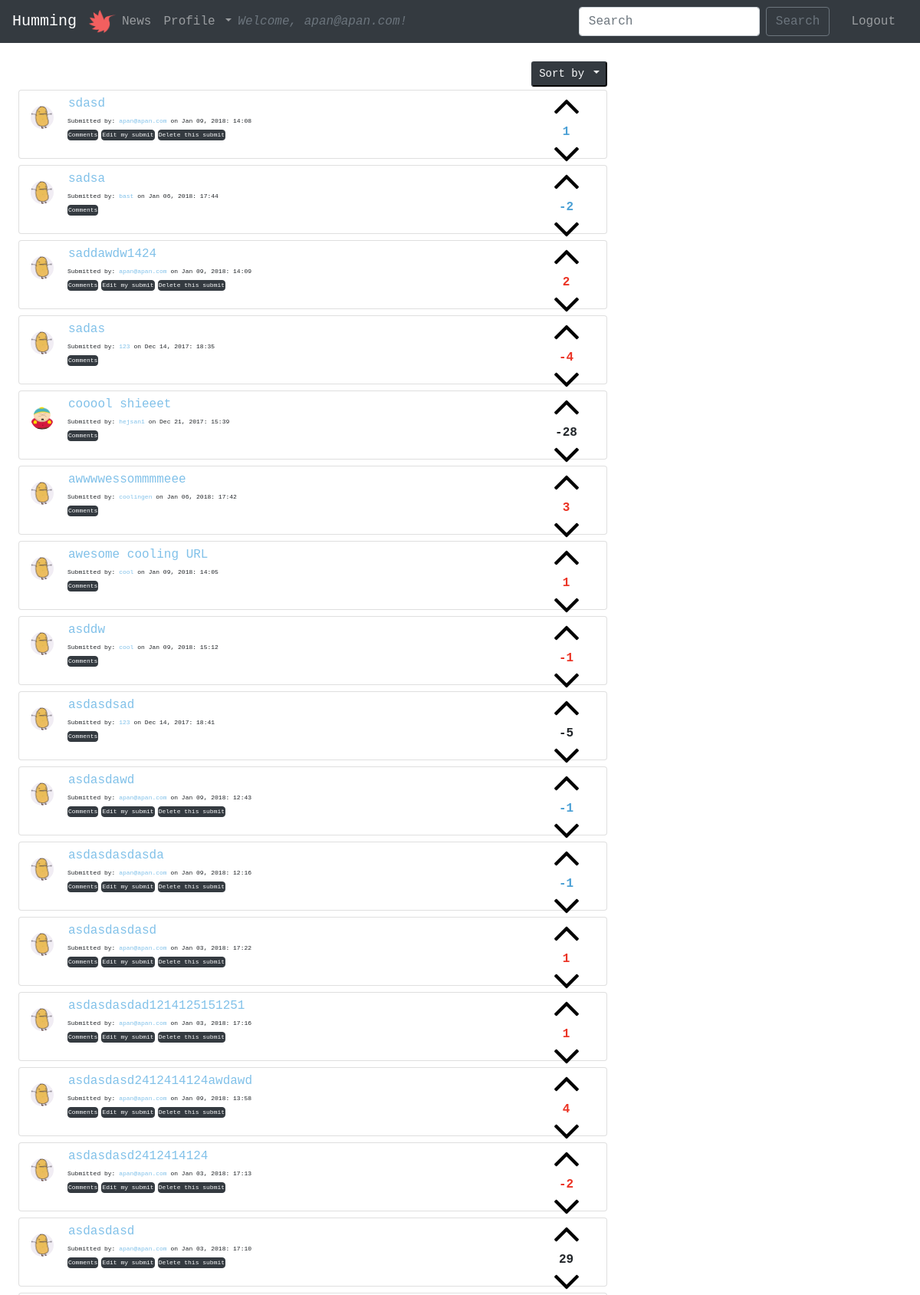
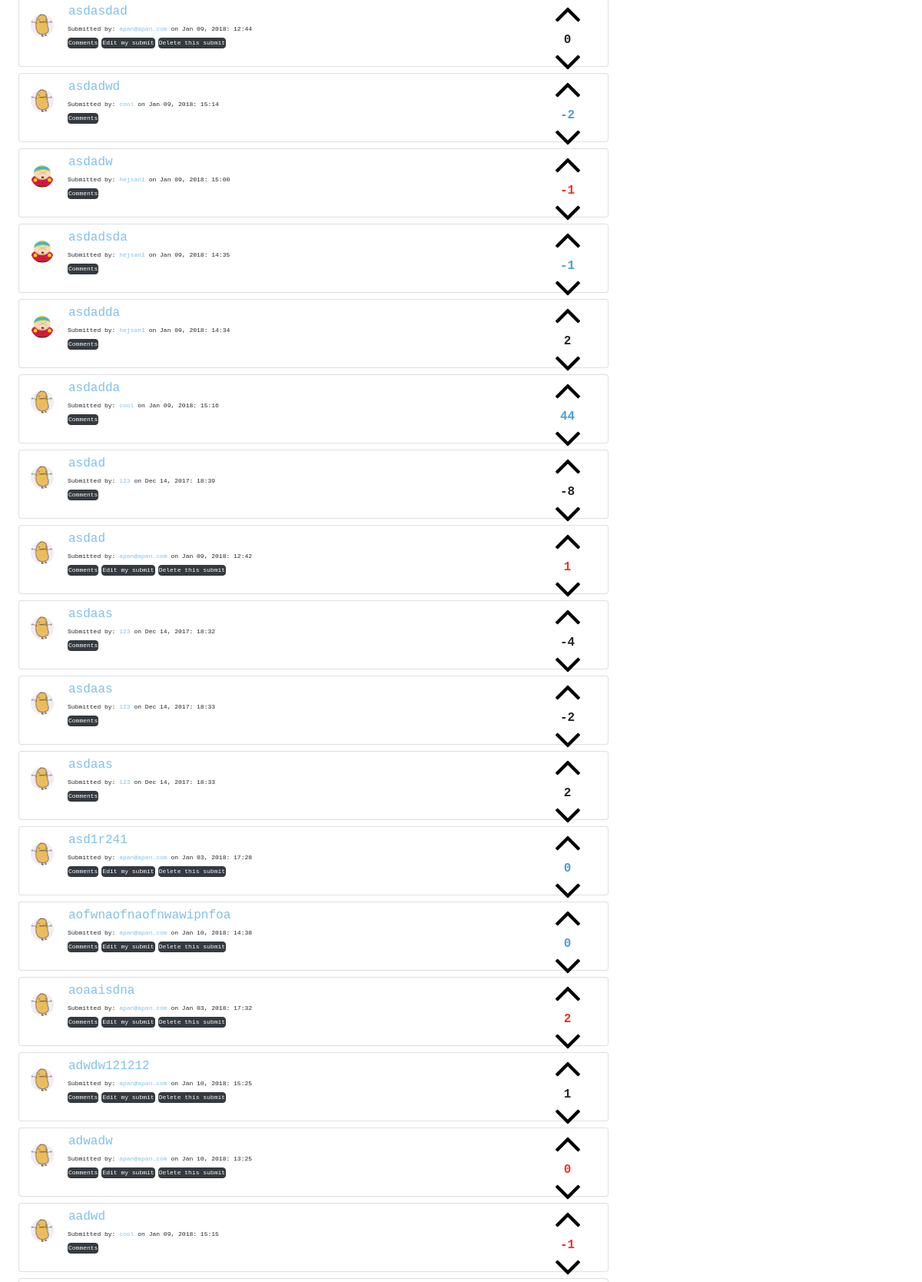
Page /php/sort/alphabetic.php (signed in, upper part) on the earlier database version (2 pictures, top to bottom).
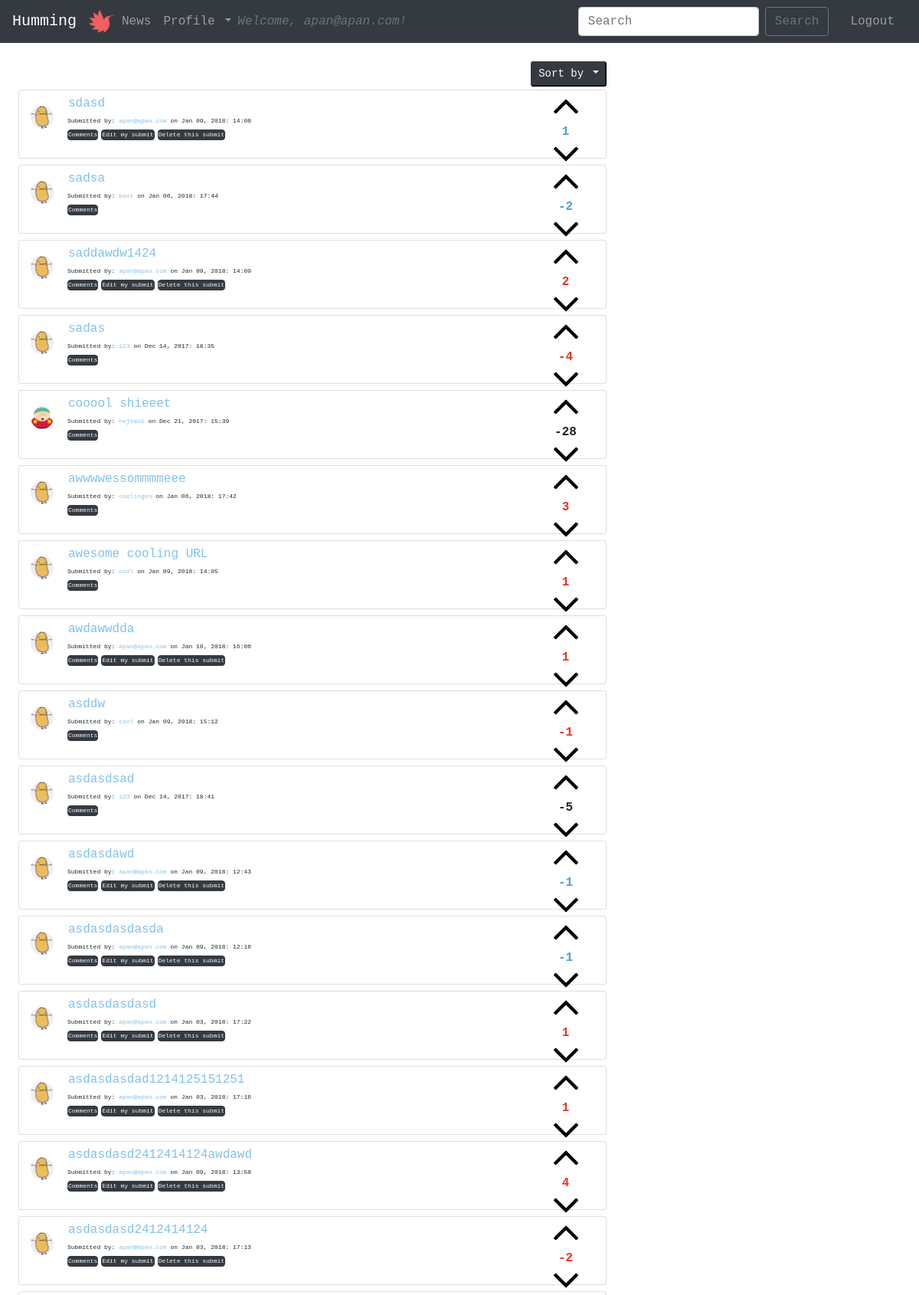
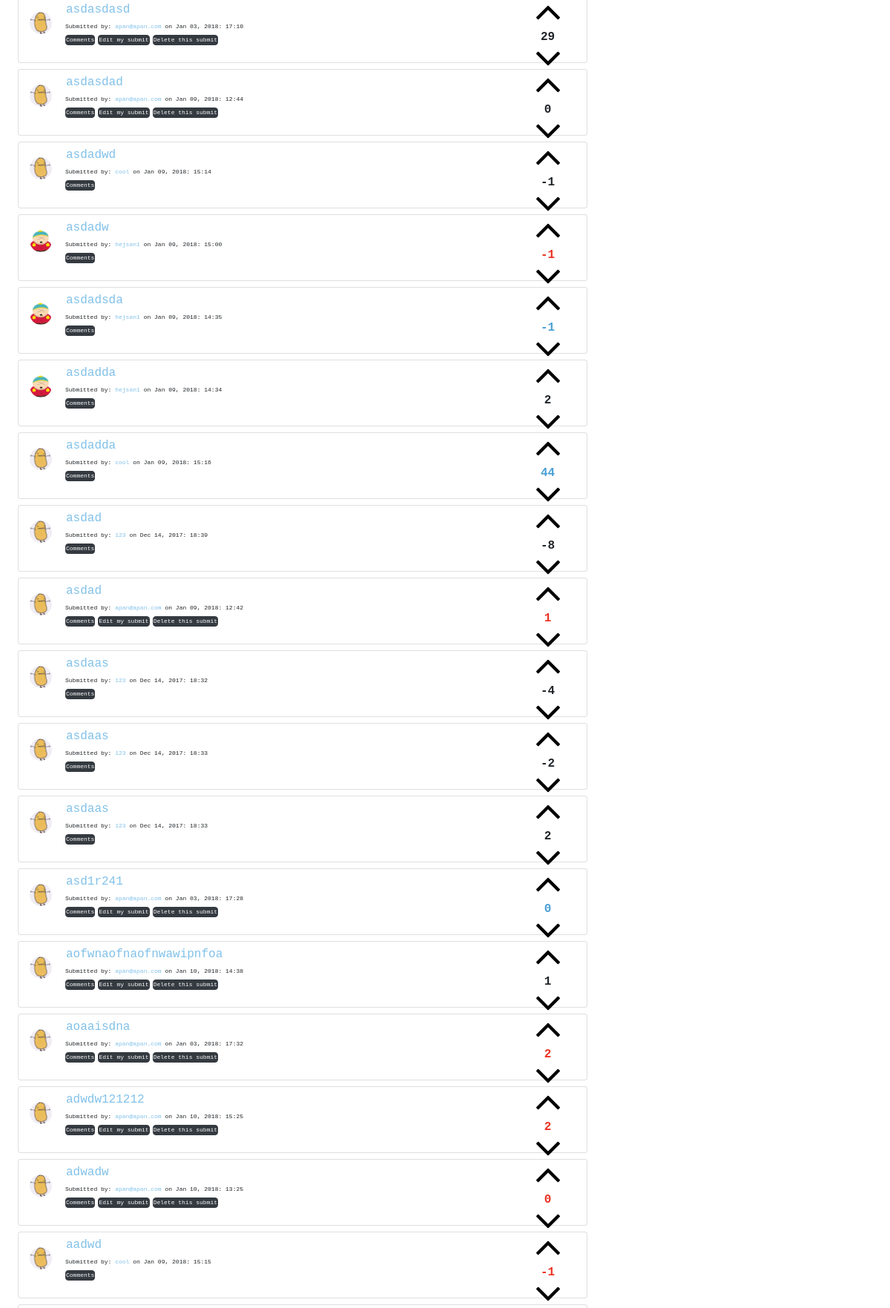
Same page on the later database version (2 pictures, top to bottom).
### tables this page shows
CREATE TABLE "users" (
	`userID`	INTEGER PRIMARY KEY AUTOINCREMENT,
	`username`	VARCHAR NOT NULL UNIQUE,
	`email`	VARCHAR NOT NULL UNIQUE,
	`password`	VARCHAR NOT NULL,
	`bio`	VARCHAR,
	`picture`	VARCHAR
);

CREATE TABLE "posts" (
	`title`	TEXT NOT NULL,
	`description`	TEXT NOT NULL,
	`url`	TEXT,
	`postID`	INTEGER NOT NULL PRIMARY KEY AUTOINCREMENT UNIQUE,
	`postdate`	INTEGER,
	`userID`	INTEGER,
	`voteDir`	INTEGER
);

### php/functions.php (called while the page is built, shortened)
<?php
function postsAlphabetic($pdo) {
  $alphabetic =  "SELECT * FROM posts
                  LEFT JOIN users
                  ON posts.userID=users.userID
                  ORDER BY title DESC";
  $statement = $pdo->prepare($alphabetic);
  $statement->execute();
  $resultAlphabetic = $statement->fetchAll(PDO::FETCH_ASSOC);
  return $resultAlphabetic;
}
function myProfile($pdo) {
  $id = (int)$_SESSION['users']['userID'];
  $getMyProfile = "SELECT * FROM users
                   WHERE userID= :userID";
  $statement = $pdo->prepare($getMyProfile);
  $statement->bindParam(':userID', $id, PDO::PARAM_INT);
  $statement->execute();
  $resultGetMyProfile = $statement->fetchALL(PDO::FETCH_ASSOC);
  return $resultGetMyProfile;
}
function voteSum($pdo, $postID) {
  $voteSum =  "SELECT sum(voteDir)
               AS score
               FROM votes
               WHERE postID= :postID";
  $statement = $pdo->prepare($voteSum);
  $statement->bindParam(':postID', $postID, PDO::PARAM_INT);
  $statement->execute();
  $resultvoteSum = $statement->fetch(PDO::FETCH_ASSOC);
  return $resultvoteSum;
}
function voteDir($pdo, $postID) {
  $userID = $_SESSION['users']['userID'];
  $voteDir =  "SELECT voteDir
               FROM votes
               WHERE postID= :postID
               AND userID= :userID";
  $statement = $pdo->prepare($voteDir);
  $statement->bindParam(':postID', $postID, PDO::PARAM_INT);
  $statement->bindParam(':userID', $userID, PDO::PARAM_INT);
  $statement->execute();
  $resultvoteDir = $statement->fetchAll(PDO::FETCH_ASSOC);
  return $resultvoteDir;
}

### php/sort/alphabetic.php (the view, shortened to what this page needs)
<?php require __DIR__.'/../../viewings/header.php'; ?>
<div class="m-4">
  <div class="col-sm-8 p-0">
    <div class="dropdown float-right mb-1 dropdownSize">
      <button class="btn-sm btn-dark text-light dropdown-toggle" type="button" id="dropdownMenu2" data-toggle="dropdown" aria-haspopup="true" aria-expanded="false">
        Sort by
      </button>
    </div>
  </div>
  <?php $alphabetics = postsAlphabetic($pdo) ?>
  <?php foreach($alphabetics as $alphabetic => $value):?>
    <div class="card col-sm-8 mt-2">
      <div class="card-body pl-0 pt-1 pb-1">
        <div class="float-right voteFlex">
          <button class="cursorPointer btn btn-link p-0 upvote mb-1" type="button" name="upvotes" data-dir="1" value="<?php echo $value['postID'] ?>">
            <img class="upvotes" src="/../../images/up-arrow.png" alt="">
          </button>
          <?php $voteSum = voteSum($pdo, $value['postID'])?>
          <?php if (isset($_SESSION['users'])) {
            $voteDirs = voteDir($pdo, $value['postID']);
          }?>
          <p class="voteSums m-0 text-center font-weight-bold
          <?php if (isset($_SESSION['users'])) {
            foreach($voteDirs as $voteDir) {
              if ($voteDir['voteDir'] == 1 ) {
                echo "upVoteRed";}
                if ($voteDir['voteDir'] == -1 ) {
                  echo "downVoteBlue";}
                }
              }?>" name="voteSums">
              <?php if ($voteSum['score'] == null): ?>
                <?php echo "0"?>
              <?php else: echo $voteSum['score'] ?>
              <?php endif; ?>
            </p>
          <button class="cursorPointer btn btn-link p-0 m-0 downvote" type="button" name="downvotes" data-dir="-1" value="<?php echo $value['postID'] ?>">
            <img class="downvotes" src="/../../images/down-arrow.png" alt="">
          </button>
        </div>
          <a href="../php/allProfiles.php?id=<?php echo $value['userID']?>">
          <img class="float-left profilePicSubs mt-3 mr-3 " src=" <?php if(isset($value['picture'])): ?>
          <?php echo "../../profileImages/".$value['picture']; ?>
          <?php else: echo "../../profileImages/potato.jpg"; ?>
          <?php endif; ?>" alt="">
          </a>
        <blockquote class="blockquote mb-0 ml-4 pl-4 ">
          <form action="/commentsform.php" method="GET">
            <button class="btn btn-link m-0 p-0 pb-1 " type="submit" name="id" value="<?php echo $value['postID'] ?>">
              <a class="anchor-color" href="/commentsform.php"><p class="m-0"><?php echo $value['title'];?></p></a>
            </button>
          </form>
          <p class="mb-0 smallfont">
            Submitted by: <a class="anchor-color" href="/php/allProfiles.php?id=<?php echo $value['userID']?>"><?php echo $value['username']?></a> on <?php echo $value['postdate'] ?>
          </p>
        </blockquote>
        <?php if (isset($_SESSION['users'])): ?>
        <div class="row p-0 m-0 ml-5">
          <form action="/commentsform.php" method="GET">
            <button class="btn btn-dark text-light m-0 p-0 mr-1" type="submit" name="id" value="<?php echo $value['postID'] ?>">
              <a href="/commentsform.php"><p class="m-0 text-light smallfont">Comments</p></a>
            </button>
          </form>
        <?php if ($value['userID'] === $_SESSION['users']['userID']): ?>
          <form action="/editsubmit.php" method="GET">
            <button class="btn btn-dark text-light m-0 p-0 mr-1" type="submit" name="id" value="<?php echo $value['postID'] ?>">
              <a href="/editsubmit.php" class="m-0 text-light smallfont"><p class="mb-0">Edit my submit</p></a>
            </button>
          </form>
          <form action="/php/deletePost.php" method="GET">
            <button class="btn btn-dark text-light m-0 p-0" type="submit" name="id" value="<?php echo $value['postID'] ?>">
              <a href="/php/deletePost.php?id=<?php echo $value['postID'] ?>" class="m-0 text-light smallfont"><p class="mb-0">Delete this submit</p></a>
            </button>
          </form>
      <?php endif; ?>
        </div>
      <?php endif; ?>
      </div>
    </div>
  <?php endforeach; ?>
  </div>
<?php require __DIR__.'/../../viewings/footer.php'; ?>

### viewings/header.php (shortened to what this page needs)
<?php
require __DIR__.'/../php/autoload.php';
?>
<!DOCTYPE html>
<html lang="en">
<head>
  <link rel="stylesheet" href="../../style/main.css">
  <link rel="stylesheet" href="https://maxcdn.bootstrapcdn.com/bootstrap/4.0.0-beta.2/css/bootstrap.min.css">
</head>
<body>
  <?php require __DIR__.'/navigation.php'; ?>

### viewings/navigation.php (shortened to what this page needs)
<nav class="navbar navbar-expand-lg navbar-dark bg-dark">
  <a class="navbar-brand" href="/index.php">Humming</a>
  <img src="../../images/hummingLogo.png" width="35" height="30" class="d-inline-block align-top" alt="">
<div class="collapse navbar-collapse" id="navbarSupportedContent">
  <ul class="navbar-nav ml-auto w-100 justify-content-start">
      <li class="nav-item">
        <a class="nav-link" href="/news.php">News<span class="sr-only">(current)</span></a>
      </li>
      <?php if (isset($_SESSION['users'])):?>
        <li class="nav-item dropdown">
          <a class="nav-link dropdown-toggle" href="#" id="navbarDropdown" role="button" data-toggle="dropdown" aria-haspopup="true" aria-expanded="false">
            Profile
          </a>
        </li>
        <?php $userNames = myProfile($pdo) ?>
        <?php foreach($userNames as $userName): ?>
          <p class="font-italic text-secondary mt-2 mb-0">Welcome, <?php echo $userName['username'];?>!</p>
        <?php endforeach; ?>
      <?php endif; ?>
  </ul>
  <ul class="nav navbar-nav ml-auto w-100 mr-1 justify-content-end">
    <form class="form-inline my-2 my-lg-0">
      <input class="form-control mr-sm-2" type="search" placeholder="Search" aria-label="Search">
      <button class="btn btn-outline-secondary my-2 my-sm-0" type="submit">Search</button>
    </form>
  </ul>
  <?php if (isset($_SESSION['users'])):?>
    <ul class="nav navbar-nav ml-auto w-10 mr-3 pl-4 justify-content-end">
      <div class="clearfix">
        <li class="nav-item float-right">
          <a href="../php/logout.php" class="nav-link p-0">Logout</a>
        </li>
      </div>
    </ul>
  <?php endif; ?>
</div>
</nav>

### viewings/footer.php (shortened to what this page needs)
</body>
</html>

### style/main.css (style rules this page uses)
* { font-family: monospace; }
.smallfont { font-size: 8px; }
.profilePicSubs { border-radius: 100px; height: 30px; width: 30px; }
.upvote { height: 40px; width: 35px; }
.downvote { height: 40px; width: 35px; }
.cursorPointer { cursor: pointer; }
ul { list-style-type: none; }
.anchor-color { color: #81c1e9; }
.voteFlex { height: 80px; display: flex; flex-flow: column nowrap; justify-content: space-between; align-items: center; }
.voteSums { font-size: 16px; display: block; }
.upVoteRed { color: #EB3324; }
.downVoteBlue { color: #4ba0d5; }

Differences in the rows shown:
added posts: $value['postID'] 67 (drawn), score "1", title "awdawwdda", userID.username "apan@apan.com", postdate "Jan 10, 2018: 16:06"
computed for posts "asdadwd": score "-2" → "-1"
computed for posts "aofwnaofnaofnwawipnfoa": score "0" → "1"
computed for posts "adwdw121212": score "1" → "2"
